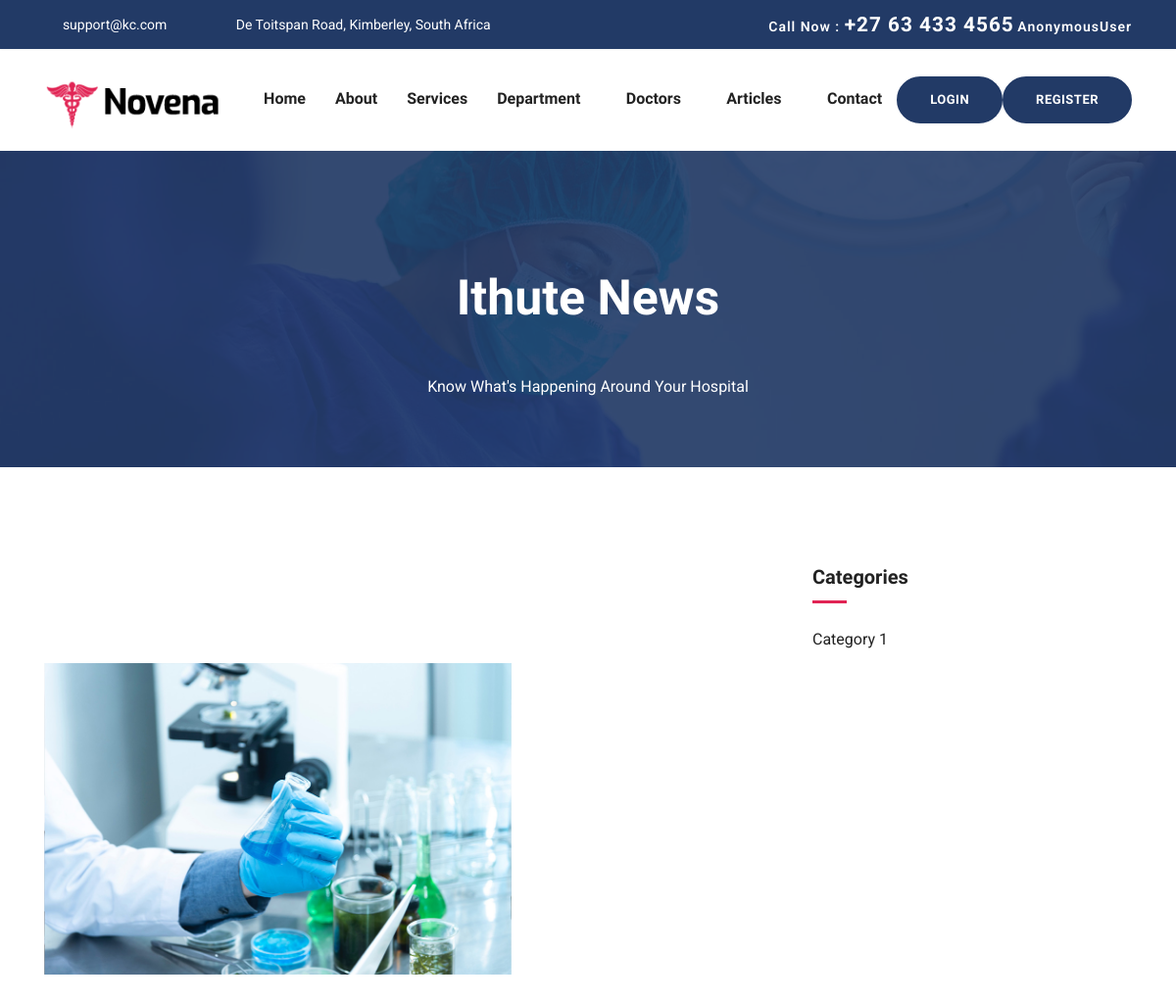
Page /blog/blog/1/ (upper part) on the earlier database version.
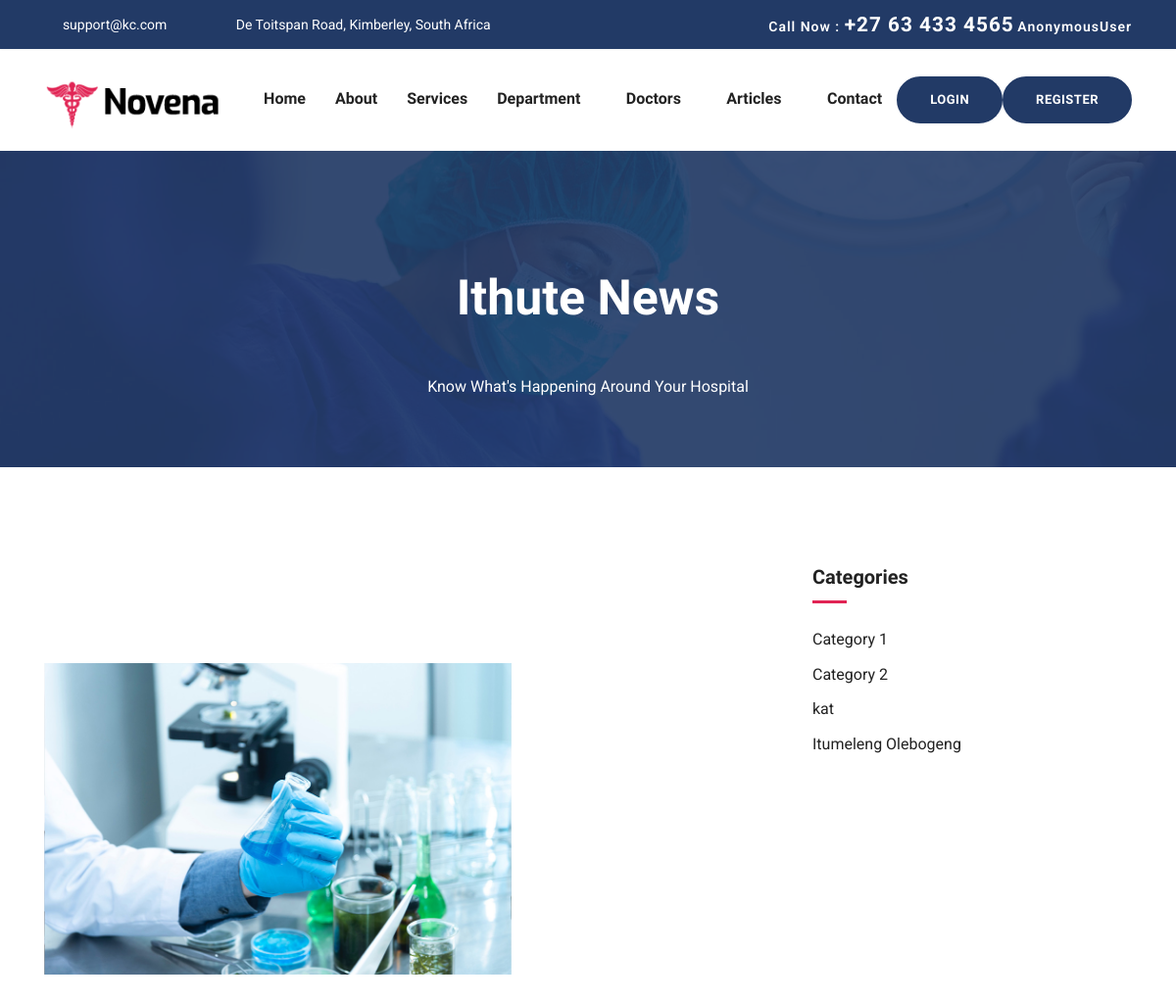
Same page on the later database version.
### blog/models.py (models this page shows, shortened)
class Category(models.Model):
    name = models.CharField(max_length=100, unique=True)
    description = models.TextField()

### blog/views.py (the view)
# urls.py: path('blog/<int:article_id>/', views.blog_details, name='blog_details'),
def blog_details(request, article_id):
    article = get_object_or_404(Article, pk=article_id)
    categories =Category .objects.all()
    context = {
        'article': article,
        'categories':categories,
    }
    return render(request, 'blog/blog_details.html', context)

### templates/blog/blog_details.html (shortened to what this page needs)
{% extends 'base.html' %}
{% block content %}
{% load static %}
<body id="top">
  <section class="page-title bg-1">
	<div class="container">
	  <div class="row">
		<div class="col-md-12">
		  <div class="block text-center">
			<h1 class="text-capitalize mb-5 text-lg">Ithute News</h1>
			<span class="text-white">Know What's Happening Around Your Hospital</span>
		  </div>
		</div>
	  </div>
	</div>
  </section>
  <section class="section blog-wrap">
	  <div class="container">
		  <div class="row">
			  <div class="col-lg-8">
				  <div class="row">
					<section class="section blog-wrap">
						<div class="container">
							<div class="row">
								<div class="col-lg-8">
									<div class="row">
										<div class="col-lg-12 mb-5">
											<div class="single-blog-item">
												<img src="{{ article.picture.url }}" alt="{{ article.title }}" class="img-fluid">
											</div>
										</div>
									</div>
								</div>
							</div>
						</div>
					</section>
  </div>
			  </div>
			  <div class="col-lg-4">
				  <div class="sidebar-wrap pl-lg-4 mt-5 mt-lg-0">
	  <div class="sidebar-widget category mb-3">
		<h5 class="mb-4">Categories</h5>
		<ul class="list-unstyled">
		  {% for category in categories %}
		  <li class="align-items-center">
			  <a href="#">{{ category.name }}</a>
			</li>
		  {% endfor %}
		</ul>
	</div>
  </div>
			  </div>
		  </div>
	  </div>
  </section>
{% endblock content %}

Differences in the rows shown:
added Category: name "Category 2"
added Category: name "kat"
added Category: name "Itumeleng Olebogeng"
